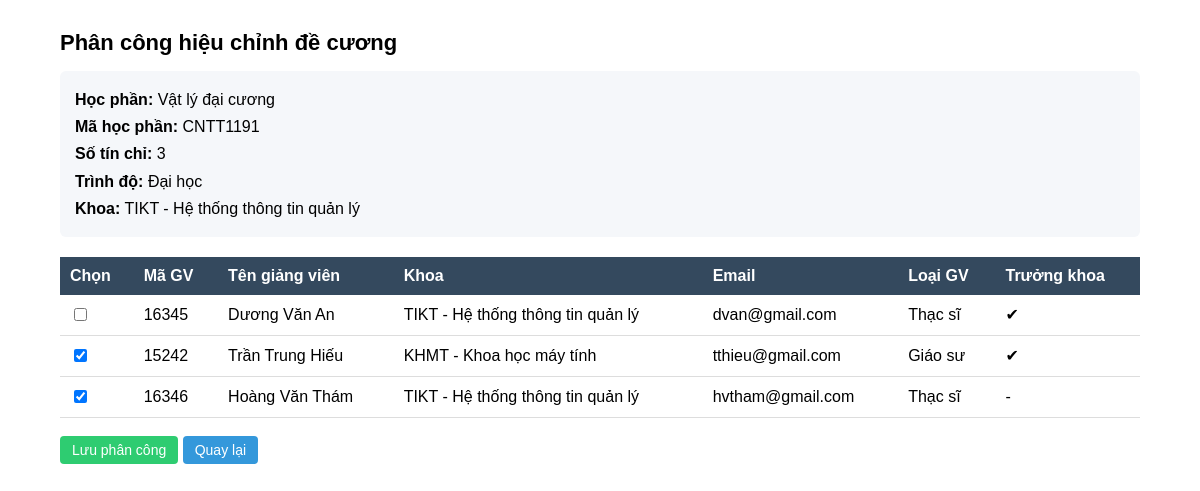
The app's page /adminKhoa_hocphan_authorize/CNTT1191, older data.
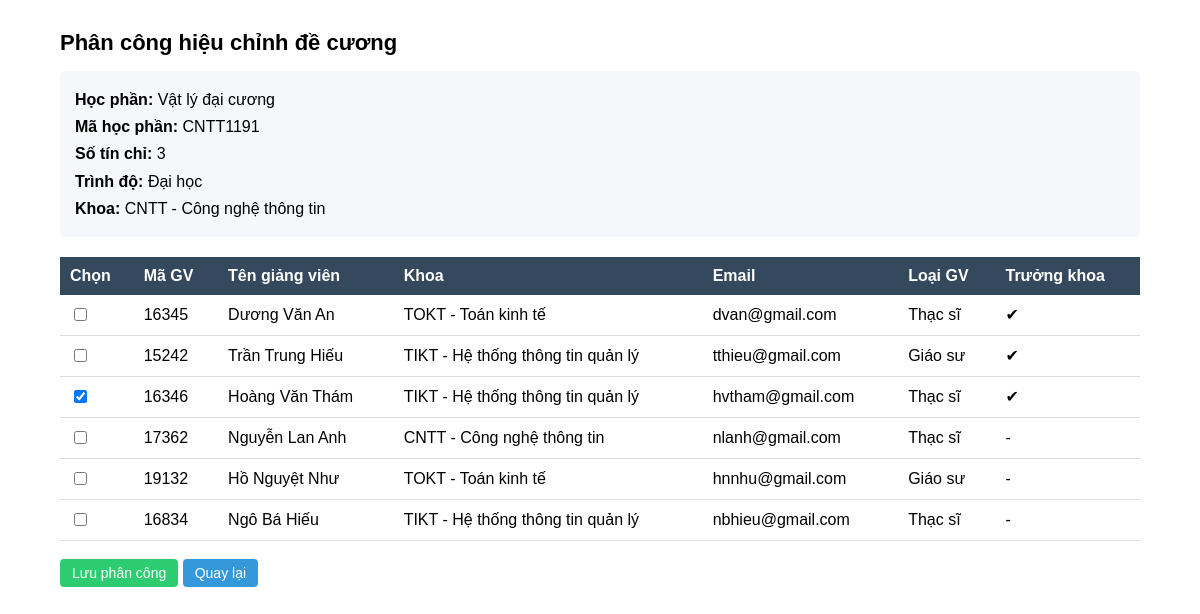
The same page, newer data.
### tables this page shows
CREATE TABLE "HocPhan" (
	"MaHP"	CHAR(10) NOT NULL,
	"TenHP"	NVARCHAR(100) NOT NULL,
	"SoTC"	INTEGER,
	"TrinhDo"	NVARCHAR(20),
	"MaDV"	CHAR(4),
	PRIMARY KEY("MaHP"),
	FOREIGN KEY("MaDV") REFERENCES "DonVi"("MaDV")
);

CREATE TABLE "DonVi" (
	"MaDV"	CHAR(4),
	"TenDV"	NVARCHAR(100) NOT NULL,
	PRIMARY KEY("MaDV")
);

CREATE TABLE "CanBo" (
	"MaQL"	CHAR(5) NOT NULL,
	"SoHieu"	CHAR(20),
	"TenGV"	NVARCHAR(100) NOT NULL,
	"MaDV"	CHAR(4),
	"LoaiGV"	NVARCHAR(20),
	"Email"	NVARCHAR(100),
	"LaTruongKhoa"	INTEGER DEFAULT 0,
	PRIMARY KEY("MaQL"),
	FOREIGN KEY("MaDV") REFERENCES "DonVi"("MaDV")
);

### adminKhoa.py (the view)
@app.route("/adminKhoa_hocphan_authorize/<MaHP>")
def adminKhoa_hocphan_authorize(MaHP):
    conn = get_db()
    cursor = conn.cursor()
    cursor.execute(
    """
    SELECT HocPhan.*,
           DonVi.TenDV
    FROM HocPhan
    LEFT JOIN DonVi
    ON HocPhan.MaDV = DonVi.MaDV
    WHERE HocPhan.MaHP=?
    """,
    (MaHP,)
    )
    hocphan = cursor.fetchone()
    cursor.execute(
    """
    SELECT CanBo.MaQL,
        CanBo.TenGV,
        CanBo.MaDV,
        CanBo.Email,
        CanBo.LoaiGV,
        CanBo.LaTruongKhoa,
        DonVi.TenDV
    FROM CanBo
    LEFT JOIN DonVi
    ON CanBo.MaDV = DonVi.MaDV
    """
    )
    dsCanBo = cursor.fetchall()
    cursor.execute(
    """
    SELECT MaGV
    FROM PhanCongHC
    WHERE MaHP=?
    """,
    (MaHP,)
    )
    dsDaChon = [x["MaGV"] for x in cursor.fetchall()]
    conn.close()
    return render_template(
        "adminKhoa_hocphan_authorize.html",
        hocphan=hocphan,
        dsCanBo=dsCanBo,
        dsDaChon=dsDaChon,
    )

### main.py (called while the page is built)
def get_db():
    conn = sqlite3.connect(DB)
    conn.row_factory = sqlite3.Row
    return conn

@app.before_request
def update_truong_khoa():
    if 'current_user' in session:
        user = session['current_user']
        if user["MaGV"] is not None:
            obj_CanBo = get_obj_CanBo(user["MaGV"])
            session['current_user']["LaTruongKhoa"] = obj_CanBo[6]
        else:
            session['current_user']["LaTruongKhoa"] = 0
        session.modified = True

### templates/adminKhoa_hocphan_authorize.html (shortened to what this page needs)
{% extends "base.html" %} {% block content %}
<div class="dashboard-container">
  <div class="dashboard-title">Phân công hiệu chỉnh đề cương</div>
  <div class="hocphan-info">
    <b>Học phần:</b> {{ hocphan.TenHP }} <br />
    <b>Mã học phần:</b> {{ hocphan.MaHP }} <br />
    <b>Số tín chỉ:</b> {{ hocphan.SoTC }} <br />
    <b>Trình độ:</b> {{ hocphan.TrinhDo }} <br />
    <b>Khoa:</b> {{ hocphan.MaDV }} - {{ hocphan.TenDV }}
  </div>
  <form method="POST" action="/adminKhoa_hocphan_authorize_save">
    <table class="dashboard-table">
      <thead>
        <tr>
          <th>Chọn</th>
          <th>Mã GV</th>
          <th>Tên giảng viên</th>
          <th>Khoa</th>
          <th>Email</th>
          <th>Loại GV</th>
          <th>Trưởng khoa</th>
        </tr>
      </thead>
      <tbody>
        {% for gv in dsCanBo %}
        <tr>
          <td>
            <input
              type="checkbox"
              name="MaGV[]"
              value="{{ gv.MaQL }}"
              {%
              if
              gv.MaQL
              in
              dsDaChon
              %}checked{%
              endif
              %}
            />
          </td>
          <td>{{ gv.MaQL }}</td>
          <td>{{ gv.TenGV }}</td>
          <td>{{ gv.MaDV }} - {{ gv.TenDV }}</td>
          <td>{{ gv.Email }}</td>
          <td>{{ gv.LoaiGV }}</td>
          <td>{% if gv.LaTruongKhoa == 1 %} ✔ {% else %} - {% endif %}</td>
        </tr>
        {% endfor %}
      </tbody>
    </table>
    <br />
    <button class="btn-action btn-save">Lưu phân công</button>
    <a class="btn-action btn-edit" href="/adminKhoa_hocphan_dashboard">
      Quay lại
    </a>
  </form>
</div>
{% endblock %}

### templates/base.html (shortened to what this page needs)
<!DOCTYPE html>
<html>
<head>
    <link rel="stylesheet" href="{{ url_for('static', filename='styles_topmenu.css') }}">
    <link rel="stylesheet" href="{{ url_for('static', filename='styles_admin.css') }}">
    <link rel="stylesheet" href="{{ url_for('static', filename='styles_khoa.css') }}">
    <link rel="stylesheet" href="{{ url_for('static', filename='styles_gv.css') }}">
</head>
<body>
    {% block content %}
    {% endblock %}
</body>
</html>

### static/styles_topmenu.css (style rules this page uses)
body { margin:0; font-family:Arial; }

### static/styles_admin.css (style rules this page uses)
.btn-save { padding: 6px 14px; background: #3498db; color: white; border: none; border-radius: 4px; cursor: pointer; }

### static/styles_khoa.css (style rules this page uses)
.dashboard-container { width: 90%; margin: auto; margin-top: 30px; }
.dashboard-title { font-size: 22px; font-weight: bold; margin-bottom: 15px; }
.dashboard-table { width: 100%; border-collapse: collapse; background: white; }
.dashboard-table th { background: #34495e; color: white; padding: 10px; text-align: left; }
.dashboard-table td { padding: 10px; border-bottom: 1px solid #ddd; }
.btn-action { padding: 6px 12px; border-radius: 4px; text-decoration: none; color: white; font-size: 14px; }
.btn-edit { background: #3498db; }
.btn-save { background: #2ecc71; }
.hocphan-info { background: #f5f7fa; padding: 15px; border-radius: 6px; margin-bottom: 20px; line-height: 1.7; }

Row changes from the older to the newer data that the page shows:
no longer on this page (row unchanged): DonVi: TenDV "Hệ thống thông tin quản lý"
changed HocPhan "Vật lý đại cương": MaDV "TIKT" → "CNTT"
now on this page (row unchanged): DonVi: TenDV "Công nghệ thông tin"
changed CanBo "Dương Văn An": MaDV "TIKT" → "TOKT"; TenDV "Hệ thống thông tin quản lý" → "Toán kinh tế"
changed CanBo "Trần Trung Hiếu": MaQL "☑" → "☐"; MaDV "KHMT" → "TIKT"; TenDV "Khoa học máy tính" → "Hệ thống thông tin quản lý"
changed CanBo "Hoàng Văn Thám": LaTruongKhoa "-" → "✔"
added CanBo: MaQL "17362", TenGV "Nguyễn Lan Anh", MaDV "CNTT", TenDV "Công nghệ thông tin", Email "nlanh@gmail.com", LoaiGV "Thạc sĩ"
added CanBo: MaQL "19132", TenGV "Hồ Nguyệt Như", MaDV "TOKT", TenDV "Toán kinh tế", Email "hnnhu@gmail.com", LoaiGV "Giáo sư"
added CanBo: MaQL "16834", TenGV "Ngô Bá Hiếu", MaDV "TIKT", TenDV "Hệ thống thông tin quản lý", Email "nbhieu@gmail.com", LoaiGV "Thạc sĩ"
